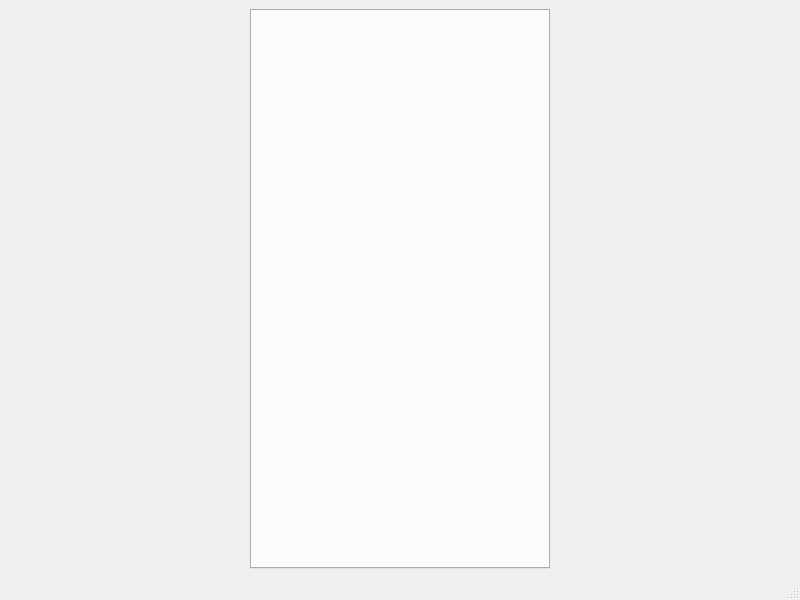
<?xml version="1.0" encoding="UTF-8"?>
<ui version="4.0">
 <class>HelpWindow</class>
 <widget class="QMainWindow" name="HelpWindow">
  <property name="geometry">
   <rect>
    <x>0</x>
    <y>0</y>
    <width>800</width>
    <height>600</height>
   </rect>
  </property>
  <property name="windowTitle">
   <string>Справка по программе &quot;Тестовая задача ЕГК&quot;</string>
  </property>
  <widget class="QWidget" name="centralwidget">
   <layout class="QHBoxLayout" name="horizontalLayout">
    <item>
     <widget class="QTabWidget" name="tabWidget">
      <property name="minimumSize">
       <size>
        <width>300</width>
        <height>0</height>
       </size>
      </property>
      <property name="maximumSize">
       <size>
        <width>300</width>
        <height>16777215</height>
       </size>
      </property>
     </widget>
    </item>
   </layout>
  </widget>
  <widget class="QMenuBar" name="menubar">
   <property name="geometry">
    <rect>
     <x>0</x>
     <y>0</y>
     <width>800</width>
     <height>22</height>
    </rect>
   </property>
  </widget>
  <widget class="QStatusBar" name="statusbar"/>
 </widget>
 <resources/>
 <connections/>
</ui>
